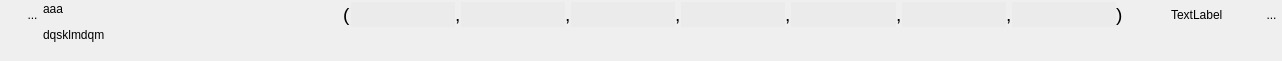
<?xml version="1.0" encoding="UTF-8"?>
<ui version="4.0">
 <class>WidgetTuple7</class>
 <widget class="QWidget" name="WidgetTuple7">
  <property name="geometry">
   <rect>
    <x>0</x>
    <y>0</y>
    <width>1282</width>
    <height>61</height>
   </rect>
  </property>
  <property name="sizePolicy">
   <sizepolicy hsizetype="Preferred" vsizetype="Minimum">
    <horstretch>0</horstretch>
    <verstretch>0</verstretch>
   </sizepolicy>
  </property>
  <property name="minimumSize">
   <size>
    <width>0</width>
    <height>0</height>
   </size>
  </property>
  <property name="windowTitle">
   <string>Form</string>
  </property>
  <layout class="QHBoxLayout" name="horizontalLayout_3">
   <property name="spacing">
    <number>0</number>
   </property>
   <property name="leftMargin">
    <number>1</number>
   </property>
   <property name="topMargin">
    <number>2</number>
   </property>
   <property name="rightMargin">
    <number>0</number>
   </property>
   <property name="bottomMargin">
    <number>2</number>
   </property>
   <item>
    <layout class="QVBoxLayout" name="verticalLayout_2">
     <property name="spacing">
      <number>0</number>
     </property>
     <item>
      <layout class="QHBoxLayout" name="horizontalLayout_2">
       <property name="spacing">
        <number>0</number>
       </property>
       <property name="sizeConstraint">
        <enum>QLayout::SetFixedSize</enum>
       </property>
       <item>
        <spacer name="horizontalSpacer_3">
         <property name="orientation">
          <enum>Qt::Horizontal</enum>
         </property>
         <property name="sizeType">
          <enum>QSizePolicy::Fixed</enum>
         </property>
         <property name="sizeHint" stdset="0">
          <size>
           <width>21</width>
           <height>20</height>
          </size>
         </property>
        </spacer>
       </item>
       <item>
        <widget class="MonBoutonValide" name="RBValide">
         <property name="minimumSize">
          <size>
           <width>21</width>
           <height>25</height>
          </size>
         </property>
         <property name="maximumSize">
          <size>
           <width>21</width>
           <height>25</height>
          </size>
         </property>
         <property name="focusPolicy">
          <enum>Qt::ClickFocus</enum>
         </property>
         <property name="toolTip">
          <string>Affiche le rapport de validation du mot-clef</string>
         </property>
         <property name="styleSheet">
          <string notr="true">border : 0px</string>
         </property>
         <property name="text">
          <string>...</string>
         </property>
         <property name="icon">
          <iconset>
           <normaloff>../Editeur/icons/ast-green-ball.png</normaloff>../Editeur/icons/ast-green-ball.png</iconset>
         </property>
         <property name="iconSize">
          <size>
           <width>25</width>
           <height>25</height>
          </size>
         </property>
        </widget>
       </item>
      </layout>
     </item>
     <item>
      <spacer name="verticalSpacer_2">
       <property name="orientation">
        <enum>Qt::Vertical</enum>
       </property>
       <property name="sizeHint" stdset="0">
        <size>
         <width>20</width>
         <height>5</height>
        </size>
       </property>
      </spacer>
     </item>
    </layout>
   </item>
   <item>
    <widget class="MonLabelClic" name="label">
     <property name="sizePolicy">
      <sizepolicy hsizetype="Fixed" vsizetype="Preferred">
       <horstretch>0</horstretch>
       <verstretch>0</verstretch>
      </sizepolicy>
     </property>
     <property name="minimumSize">
      <size>
       <width>300</width>
       <height>25</height>
      </size>
     </property>
     <property name="maximumSize">
      <size>
       <width>178</width>
       <height>16777215</height>
      </size>
     </property>
     <property name="frameShape">
      <enum>QFrame::NoFrame</enum>
     </property>
     <property name="text">
      <string>&lt;html&gt;&lt;head/&gt;&lt;body&gt;&lt;p&gt;aaa&lt;/p&gt;&lt;p&gt;dqsklmdqm&lt;/p&gt;&lt;/body&gt;&lt;/html&gt;</string>
     </property>
     <property name="scaledContents">
      <bool>false</bool>
     </property>
     <property name="alignment">
      <set>Qt::AlignLeading|Qt::AlignLeft|Qt::AlignTop</set>
     </property>
    </widget>
   </item>
   <item>
    <layout class="QVBoxLayout" name="verticalLayout">
     <item>
      <layout class="QHBoxLayout" name="horizontalLayout">
       <item>
        <widget class="QLabel" name="label_2">
         <property name="text">
          <string>&lt;html&gt;&lt;head/&gt;&lt;body&gt;&lt;p&gt;&lt;span style=&quot; font-size:14pt;&quot;&gt;(&lt;/span&gt;&lt;/p&gt;&lt;/body&gt;&lt;/html&gt;</string>
         </property>
        </widget>
       </item>
       <item>
        <widget class="QLineEdit" name="lineEditVal1">
         <property name="sizePolicy">
          <sizepolicy hsizetype="Preferred" vsizetype="Fixed">
           <horstretch>0</horstretch>
           <verstretch>0</verstretch>
          </sizepolicy>
         </property>
         <property name="minimumSize">
          <size>
           <width>0</width>
           <height>25</height>
          </size>
         </property>
         <property name="maximumSize">
          <size>
           <width>805</width>
           <height>16777215</height>
          </size>
         </property>
         <property name="styleSheet">
          <string notr="true">background:rgb(235,235,235);
border:0px;</string>
         </property>
        </widget>
       </item>
       <item>
        <widget class="QLabel" name="label_4">
         <property name="text">
          <string>&lt;html&gt;&lt;head/&gt;&lt;body&gt;&lt;p&gt;&lt;span style=&quot; font-size:14pt;&quot;&gt;,&lt;/span&gt;&lt;/p&gt;&lt;/body&gt;&lt;/html&gt;</string>
         </property>
        </widget>
       </item>
       <item>
        <widget class="QLineEdit" name="lineEditVal2">
         <property name="sizePolicy">
          <sizepolicy hsizetype="Preferred" vsizetype="Fixed">
           <horstretch>0</horstretch>
           <verstretch>0</verstretch>
          </sizepolicy>
         </property>
         <property name="minimumSize">
          <size>
           <width>0</width>
           <height>25</height>
          </size>
         </property>
         <property name="maximumSize">
          <size>
           <width>805</width>
           <height>16777215</height>
          </size>
         </property>
         <property name="focusPolicy">
          <enum>Qt::StrongFocus</enum>
         </property>
         <property name="styleSheet">
          <string notr="true">background:rgb(235,235,235);
border:0px;</string>
         </property>
        </widget>
       </item>
       <item>
        <widget class="QLabel" name="label_3">
         <property name="text">
          <string>&lt;html&gt;&lt;head/&gt;&lt;body&gt;&lt;p&gt;&lt;span style=&quot; font-size:14pt;&quot;&gt;,&lt;/span&gt;&lt;/p&gt;&lt;/body&gt;&lt;/html&gt;</string>
         </property>
        </widget>
       </item>
       <item>
        <widget class="QLineEdit" name="lineEditVal3">
         <property name="sizePolicy">
          <sizepolicy hsizetype="Preferred" vsizetype="Fixed">
           <horstretch>0</horstretch>
           <verstretch>0</verstretch>
          </sizepolicy>
         </property>
         <property name="minimumSize">
          <size>
           <width>0</width>
           <height>25</height>
          </size>
         </property>
         <property name="maximumSize">
          <size>
           <width>805</width>
           <height>16777215</height>
          </size>
         </property>
         <property name="focusPolicy">
          <enum>Qt::StrongFocus</enum>
         </property>
         <property name="styleSheet">
          <string notr="true">background:rgb(235,235,235);
border:0px;</string>
         </property>
        </widget>
       </item>
       <item>
        <widget class="QLabel" name="label_8">
         <property name="text">
          <string>&lt;html&gt;&lt;head/&gt;&lt;body&gt;&lt;p&gt;&lt;span style=&quot; font-size:14pt;&quot;&gt;,&lt;/span&gt;&lt;/p&gt;&lt;/body&gt;&lt;/html&gt;</string>
         </property>
        </widget>
       </item>
       <item>
        <widget class="QLineEdit" name="lineEditVal4">
         <property name="sizePolicy">
          <sizepolicy hsizetype="Expanding" vsizetype="Fixed">
           <horstretch>0</horstretch>
           <verstretch>0</verstretch>
          </sizepolicy>
         </property>
         <property name="minimumSize">
          <size>
           <width>0</width>
           <height>25</height>
          </size>
         </property>
         <property name="maximumSize">
          <size>
           <width>10000</width>
           <height>16777215</height>
          </size>
         </property>
         <property name="focusPolicy">
          <enum>Qt::StrongFocus</enum>
         </property>
         <property name="styleSheet">
          <string notr="true">background:rgb(235,235,235);
border:0px;</string>
         </property>
        </widget>
       </item>
       <item>
        <widget class="QLabel" name="label_9">
         <property name="text">
          <string>&lt;html&gt;&lt;head/&gt;&lt;body&gt;&lt;p&gt;&lt;span style=&quot; font-size:14pt;&quot;&gt;,&lt;/span&gt;&lt;/p&gt;&lt;/body&gt;&lt;/html&gt;</string>
         </property>
        </widget>
       </item>
       <item>
        <widget class="QLineEdit" name="lineEditVal5">
         <property name="sizePolicy">
          <sizepolicy hsizetype="Expanding" vsizetype="Fixed">
           <horstretch>0</horstretch>
           <verstretch>0</verstretch>
          </sizepolicy>
         </property>
         <property name="minimumSize">
          <size>
           <width>0</width>
           <height>25</height>
          </size>
         </property>
         <property name="maximumSize">
          <size>
           <width>10000</width>
           <height>16777215</height>
          </size>
         </property>
         <property name="focusPolicy">
          <enum>Qt::StrongFocus</enum>
         </property>
         <property name="styleSheet">
          <string notr="true">background:rgb(235,235,235);
border:0px;</string>
         </property>
        </widget>
       </item>
       <item>
        <widget class="QLabel" name="label_10">
         <property name="text">
          <string>&lt;html&gt;&lt;head/&gt;&lt;body&gt;&lt;p&gt;&lt;span style=&quot; font-size:14pt;&quot;&gt;,&lt;/span&gt;&lt;/p&gt;&lt;/body&gt;&lt;/html&gt;</string>
         </property>
        </widget>
       </item>
       <item>
        <widget class="QLineEdit" name="lineEditVal6">
         <property name="sizePolicy">
          <sizepolicy hsizetype="Expanding" vsizetype="Fixed">
           <horstretch>0</horstretch>
           <verstretch>0</verstretch>
          </sizepolicy>
         </property>
         <property name="minimumSize">
          <size>
           <width>0</width>
           <height>25</height>
          </size>
         </property>
         <property name="maximumSize">
          <size>
           <width>10000</width>
           <height>16777215</height>
          </size>
         </property>
         <property name="focusPolicy">
          <enum>Qt::StrongFocus</enum>
         </property>
         <property name="styleSheet">
          <string notr="true">background:rgb(235,235,235);
border:0px;</string>
         </property>
        </widget>
       </item>
       <item>
        <widget class="QLabel" name="label_11">
         <property name="text">
          <string>&lt;html&gt;&lt;head/&gt;&lt;body&gt;&lt;p&gt;&lt;span style=&quot; font-size:14pt;&quot;&gt;,&lt;/span&gt;&lt;/p&gt;&lt;/body&gt;&lt;/html&gt;</string>
         </property>
        </widget>
       </item>
       <item>
        <widget class="QLineEdit" name="lineEditVal7">
         <property name="sizePolicy">
          <sizepolicy hsizetype="Expanding" vsizetype="Fixed">
           <horstretch>0</horstretch>
           <verstretch>0</verstretch>
          </sizepolicy>
         </property>
         <property name="minimumSize">
          <size>
           <width>0</width>
           <height>25</height>
          </size>
         </property>
         <property name="maximumSize">
          <size>
           <width>10000</width>
           <height>16777215</height>
          </size>
         </property>
         <property name="focusPolicy">
          <enum>Qt::StrongFocus</enum>
         </property>
         <property name="styleSheet">
          <string notr="true">background:rgb(235,235,235);
border:0px;</string>
         </property>
        </widget>
       </item>
       <item>
        <widget class="QLabel" name="label_5">
         <property name="text">
          <string>&lt;html&gt;&lt;head/&gt;&lt;body&gt;&lt;p&gt;&lt;span style=&quot; font-size:14pt;&quot;&gt;)&lt;/span&gt;&lt;/p&gt;&lt;/body&gt;&lt;/html&gt;</string>
         </property>
        </widget>
       </item>
       <item>
        <spacer name="horizontalSpacer">
         <property name="orientation">
          <enum>Qt::Horizontal</enum>
         </property>
         <property name="sizeHint" stdset="0">
          <size>
           <width>40</width>
           <height>20</height>
          </size>
         </property>
        </spacer>
       </item>
       <item>
        <spacer name="horizontalSpacer_2">
         <property name="orientation">
          <enum>Qt::Horizontal</enum>
         </property>
         <property name="sizeType">
          <enum>QSizePolicy::Fixed</enum>
         </property>
         <property name="sizeHint" stdset="0">
          <size>
           <width>10</width>
           <height>20</height>
          </size>
         </property>
        </spacer>
       </item>
       <item>
        <widget class="QLabel" name="lineEditUnite">
         <property name="text">
          <string>TextLabel</string>
         </property>
        </widget>
       </item>
       <item>
        <spacer name="horizontalSpacer_4">
         <property name="orientation">
          <enum>Qt::Horizontal</enum>
         </property>
         <property name="sizeHint" stdset="0">
          <size>
           <width>40</width>
           <height>20</height>
          </size>
         </property>
        </spacer>
       </item>
       <item>
        <widget class="QToolButton" name="RBPoubelle">
         <property name="minimumSize">
          <size>
           <width>21</width>
           <height>25</height>
          </size>
         </property>
         <property name="maximumSize">
          <size>
           <width>21</width>
           <height>25</height>
          </size>
         </property>
         <property name="focusPolicy">
          <enum>Qt::ClickFocus</enum>
         </property>
         <property name="toolTip">
          <string>Détruit le mot-clef</string>
         </property>
         <property name="styleSheet">
          <string notr="true">border : 0px</string>
         </property>
         <property name="text">
          <string>...</string>
         </property>
         <property name="icon">
          <iconset>
           <normaloff>../Editeur/icons/deleteRond.png</normaloff>../Editeur/icons/deleteRond.png</iconset>
         </property>
         <property name="iconSize">
          <size>
           <width>25</width>
           <height>25</height>
          </size>
         </property>
        </widget>
       </item>
      </layout>
     </item>
     <item>
      <spacer name="verticalSpacer">
       <property name="orientation">
        <enum>Qt::Vertical</enum>
       </property>
       <property name="sizeHint" stdset="0">
        <size>
         <width>20</width>
         <height>13</height>
        </size>
       </property>
      </spacer>
     </item>
    </layout>
   </item>
  </layout>
 </widget>
 <customwidgets>
  <customwidget>
   <class>MonBoutonValide</class>
   <extends>QToolButton</extends>
   <header>InterfaceGUI.QT5.monBoutonValide.h</header>
  </customwidget>
  <customwidget>
   <class>MonLabelClic</class>
   <extends>QLabel</extends>
   <header>InterfaceGUI.QT5.monLabelClic.h</header>
  </customwidget>
 </customwidgets>
 <resources/>
 <connections/>
</ui>
